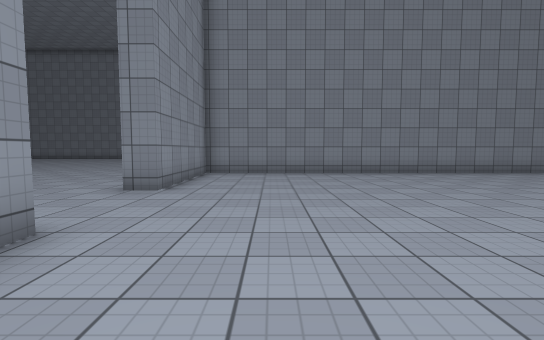
View 1 (above)

18 first-person views from a walk through a scene from a Unity 3-D project. The camera is 1.26 m above the floor, tilts 4° down and sees 85° across. The floor is counted in squares, 1.44 m on a side. Each view is taken from the middle of a square. On the plan, view 1 faces up. The plan holds only what a view shows up to about 11 squares ahead; the rest is blank. The place goes on beyond the plan. The player character is not drawn. Surface patterns are stand-ins for the level's own textures.

View 2
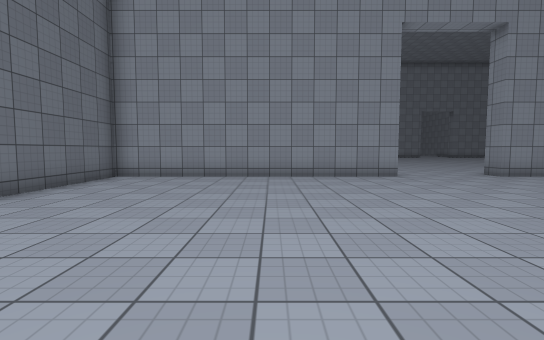

View 3
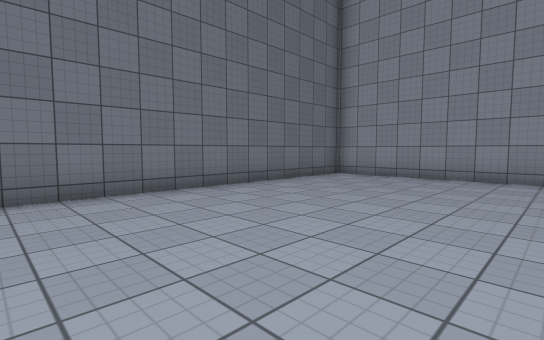

View 4
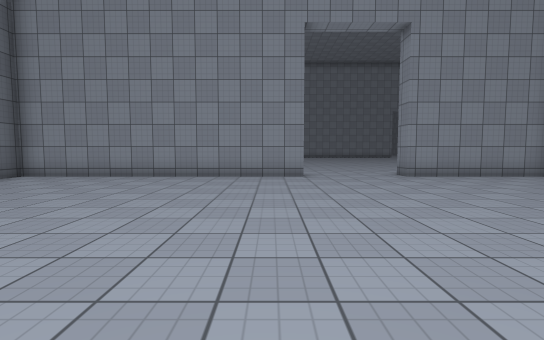

View 5
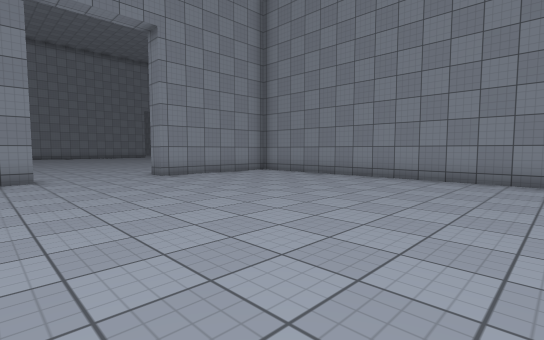

View 6
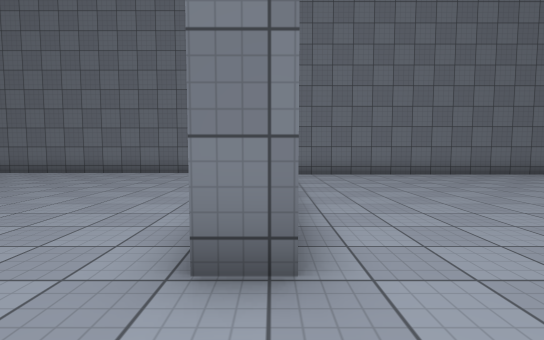

View 7
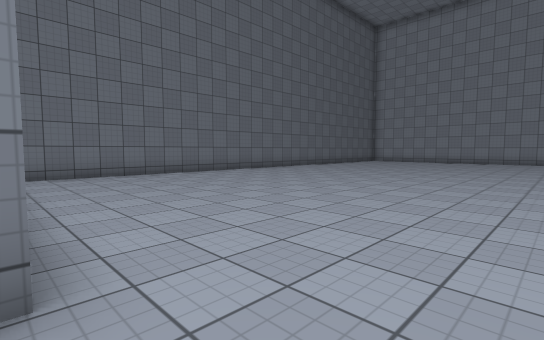

View 8
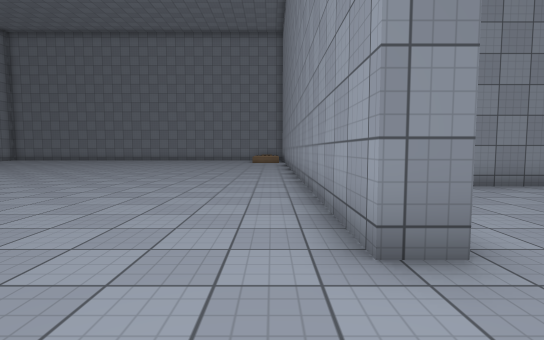

View 9
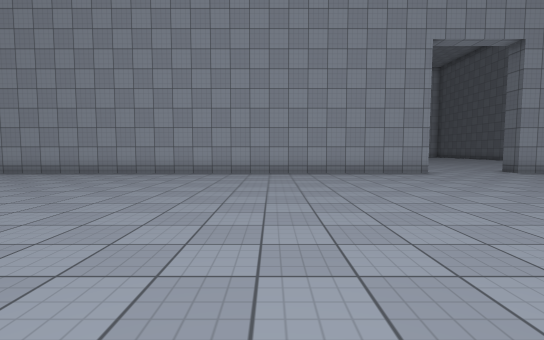

View 10
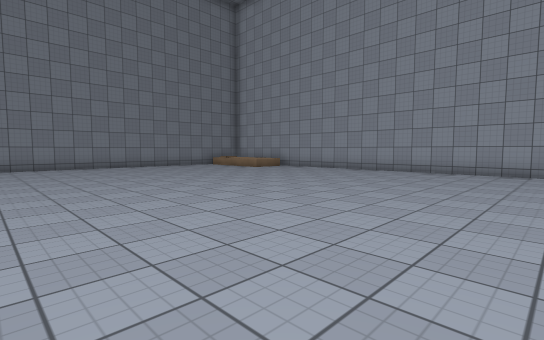

View 11
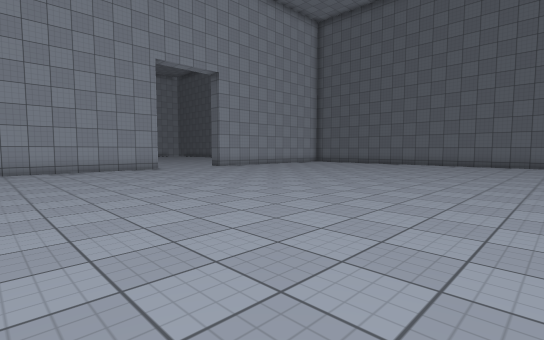

View 12
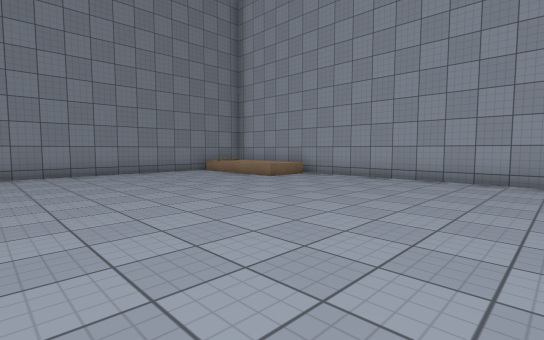

View 13
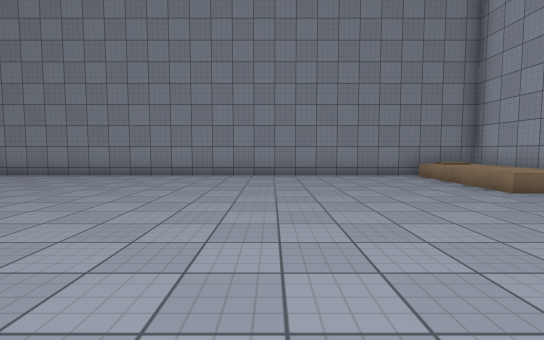

View 14
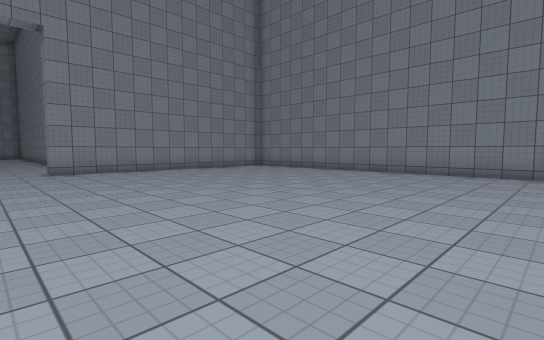

View 15
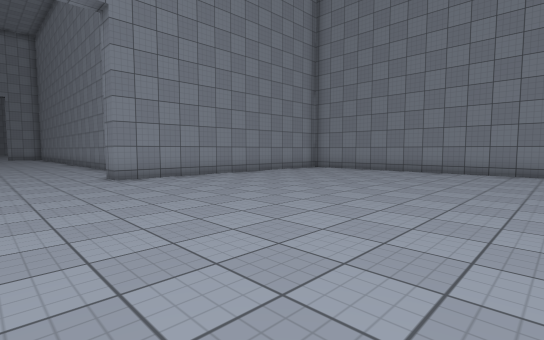

View 16
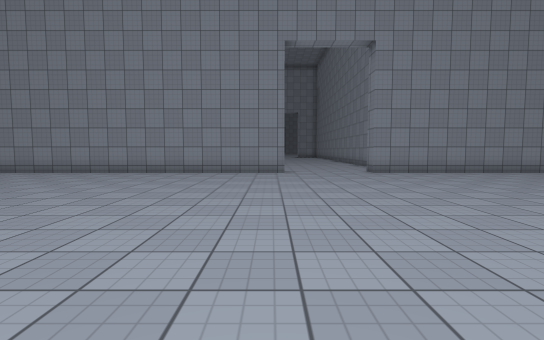

View 17
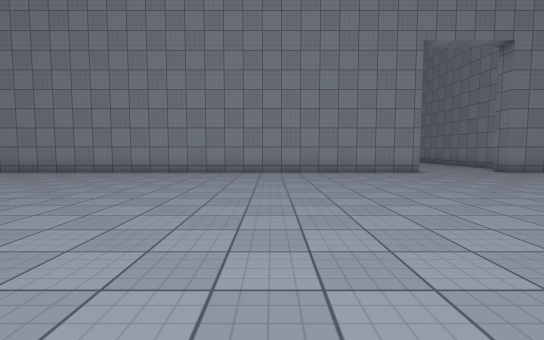

View 18
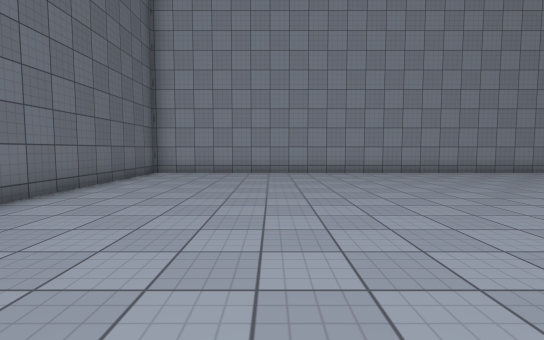

### Floor plan
Points are (right, up) in squares from view 1. A wall is a line through its corners. A room is listed if a view was taken in it or the views show most of it. See-through windows are left out.
Room 1 (views 1, 2, 3, 4, 5, 6, 7)
walls: (-3.2, 3) (-2.4, 3) (-2.4, -6) (7.1, -6); (7.5, 10.9) (-2.4, 10.9) (-2.4, 6.3) (-3.2, 6.3)
ways out: opening at (-3, 5) to room 2
Room 2 (views 8, 9, 10, 11, 12, 13, 14, 15, 16, 17, 18)
walls: (-24, 14.5) (-24, -5.3) (-17.6, -5.3); (-3.2, 6.3) (-3.2, 22.9); (-3.2, 2) (-3.2, 3); (-12.5, -5.3) (-3.9, -5.3); (-24, 24.1) (-24, 17.7) (-24.8, 17.7); (-3.2, 24.4) (-3.2, 27) (-19.3, 27)
low walls: (-3.5, 22.8) (-5.2, 22.8) (-5.2, 26.4); (-4, 26) (-4.8, 26)
ways out: opening at (-3, 5) to room 1

Positions as (right, up) in squares from view 1, and headings:
1: (0, 0), facing up
2: (7, -1), facing left
3: (7, 0), facing down-left
4: (7, 2), facing left
5: (7, 2), facing up-left
6: (-3, 5), facing down
7: (-3, 5), facing down-left
8: (-4, 4), facing up
9: (-14, 12), facing right
10: (-15, 12), facing up-right
11: (-16, 12), facing down-right
12: (-12, 16), facing up-right
13: (-10, 17), facing up
14: (-12, 16), facing up-left
15: (-15, 15), facing up-left
16: (-13, 14), facing left
17: (-13, 9), facing left
18: (-13, -1), facing left
